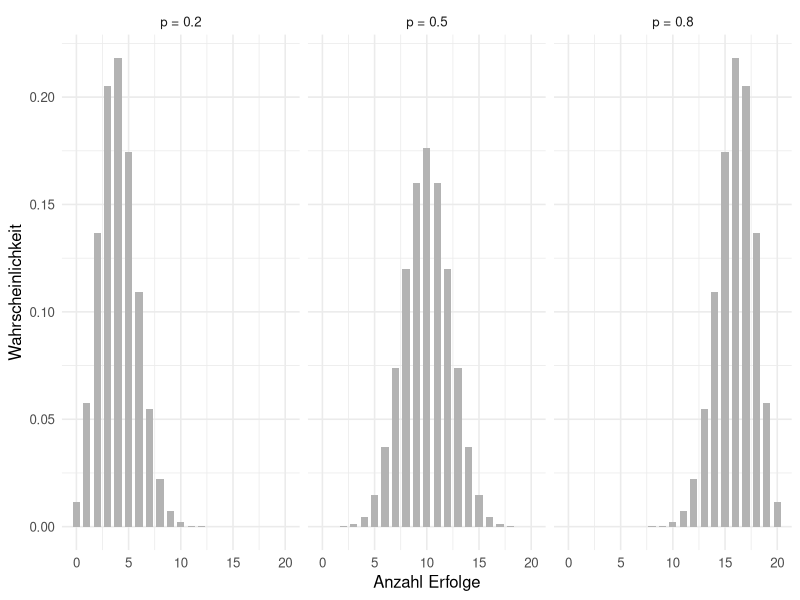
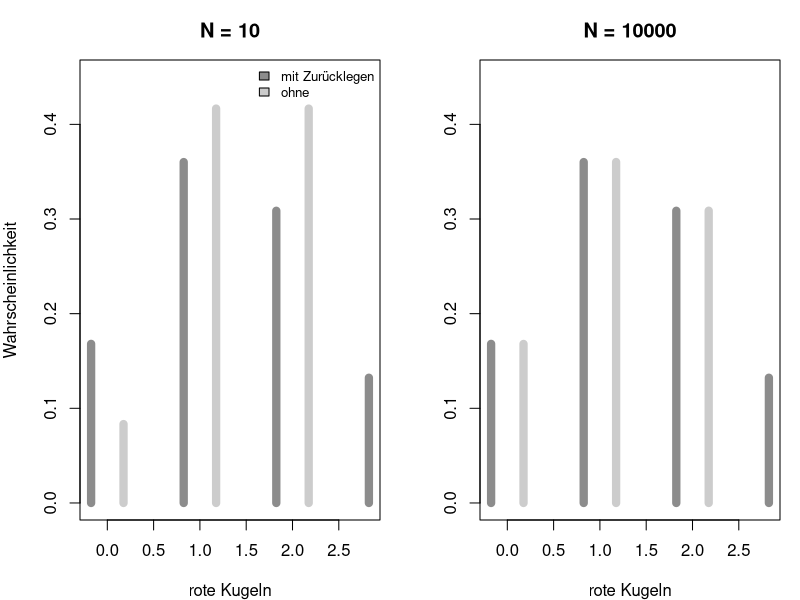
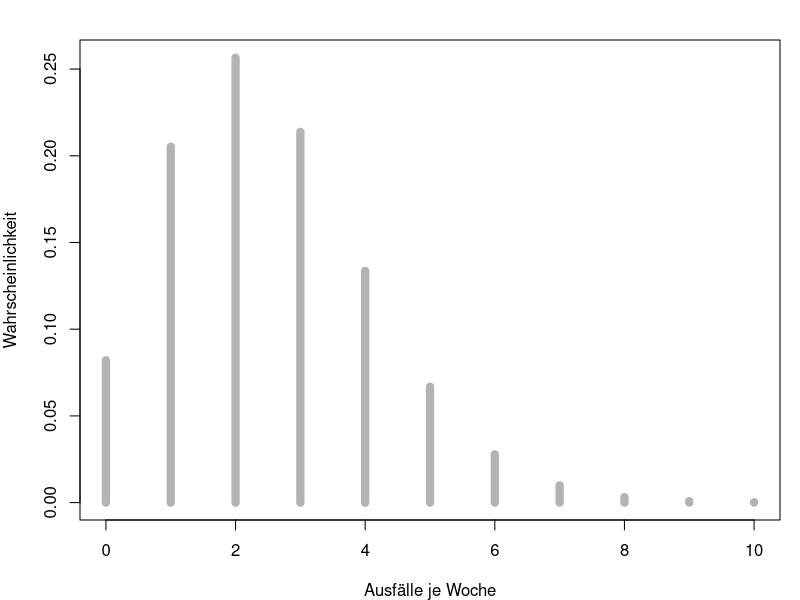
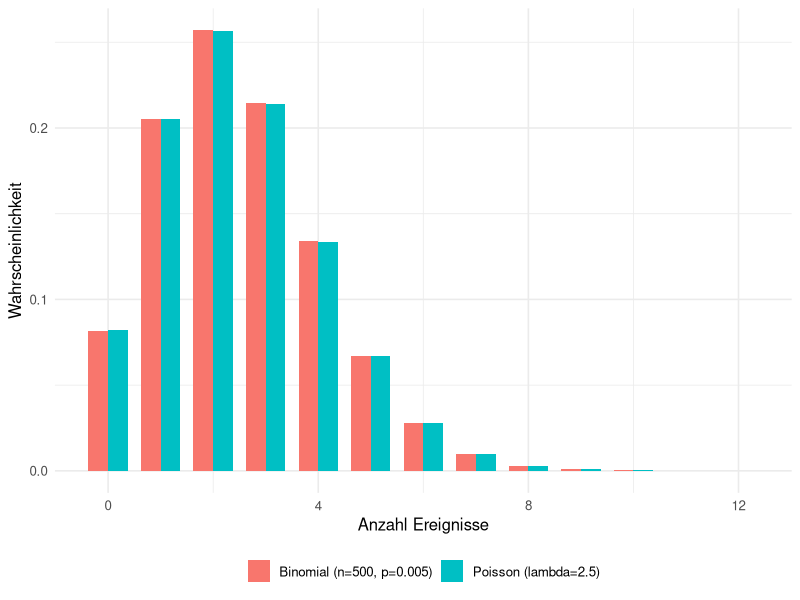

Here is the R script that generated these plots, in order:
## ---- chunk 1
#| label: setup-r
#| include: false
library(ggplot2)

theme_set(theme_minimal(base_size = 12))

lehmer <- function(saat, anzahl) {
  s <- saat
  raus <- numeric(anzahl)
  for (k in seq_len(anzahl)) {
    s <- (16807 * s) %% 2147483647
    raus[k] <- s / 2147483647
  }
  raus
}
## ---- chunk 2
#| label: fig-b1-diskret-r
#| fig-cap: "Beispiel 1: Binomialverteilung für n = 20 bei drei Erfolgswahrscheinlichkeiten."
#| fig-height: 3.2
n <- 5; k <- 2; p <- 0.3

round(c(wege = choose(n, k),
        ein_weg = p^k * (1 - p)^(n - k),
        von_hand = choose(n, k) * p^k * (1 - p)^(n - k),
        eingebaut = dbinom(k, size = n, prob = p)), 6)

round(c(erwartungswert = n * p, varianz = n * p * (1 - p)), 4)

# Die ganze Verteilung
round(dbinom(0:5, size = 5, prob = 0.3), 4)
sum(dbinom(0:5, size = 5, prob = 0.3))

gitter <- expand.grid(k = 0:20, p = c(0.2, 0.5, 0.8))
gitter$dichte <- dbinom(gitter$k, size = 20, prob = gitter$p)
gitter$p_label <- paste("p =", gitter$p)

ggplot(gitter, aes(k, dichte)) +
  geom_col(fill = "grey70", width = 0.7) +
  facet_wrap(~ p_label) +
  labs(x = "Anzahl Erfolge", y = "Wahrscheinlichkeit")
## ---- chunk 3
#| label: b2-diskret-r
round(c(
  genau_3 = dbinom(3, 10, 0.3),
  hoechstens_3 = pbinom(3, 10, 0.3),
  mehr_als_3 = 1 - pbinom(3, 10, 0.3),
  mindestens_3 = 1 - pbinom(2, 10, 0.3),
  zwischen_2_und_5 = pbinom(5, 10, 0.3) - pbinom(1, 10, 0.3)
), 6)

# q ist die Umkehrung von p, aber nur naeherungsweise: die Verteilung springt
round(c(q_95 = qbinom(0.95, 10, 0.3),
        p_bei_5 = pbinom(5, 10, 0.3),
        p_bei_4 = pbinom(4, 10, 0.3)), 4)

# Zufallszahlen, hier deterministisch ueber die Quantilfunktion
qbinom(lehmer(3141, 8), size = 10, prob = 0.3)
## ---- chunk 4
#| label: fig-b3-diskret-r
#| fig-cap: "Beispiel 3: mit und ohne Zurücklegen, links bei zehn Kugeln, rechts bei zehntausend."
#| fig-height: 3.2
N <- 10; K <- 3; n <- 5
k <- 0:3

round(rbind(
  binomial = dbinom(k, size = n, prob = K / N),
  hypergeometrisch = dhyper(k, m = K, n = N - K, k = n)
), 4)

round(c(
  ew_beide = n * K / N,
  var_binomial = n * (K / N) * (1 - K / N),
  var_hypergeometrisch = n * (K / N) * (1 - K / N) * (N - n) / (N - 1),
  korrekturfaktor = (N - n) / (N - 1)
), 4)

# Bei grosser Grundgesamtheit verschwindet der Unterschied
round(dhyper(k, m = 3000, n = 7000, k = 5), 4)

par(mfrow = c(1, 2), mar = c(4, 4, 3, 1))
breite <- 0.35
plot(k - breite / 2, dbinom(k, n, K / N), type = "h", lwd = 8, col = "grey55",
     ylim = c(0, 0.45), xlab = "rote Kugeln", ylab = "Wahrscheinlichkeit",
     main = "N = 10")
points(k + breite / 2, dhyper(k, K, N - K, n), type = "h", lwd = 8,
       col = "grey80")
legend("topright", legend = c("mit Zurücklegen", "ohne"),
       fill = c("grey55", "grey80"), bty = "n", cex = 0.8)

plot(k - breite / 2, dbinom(k, n, 0.3), type = "h", lwd = 8, col = "grey55",
     ylim = c(0, 0.45), xlab = "rote Kugeln", ylab = "",
     main = "N = 10000")
points(k + breite / 2, dhyper(k, 3000, 7000, 5), type = "h", lwd = 8,
       col = "grey80")
par(mfrow = c(1, 1))
## ---- chunk 5
#| label: fig-b4-diskret-r
#| fig-cap: "Beispiel 4: Poissonverteilung mit lambda = 2.5."
#| fig-height: 3
lambda <- 2.5
k <- 0:10

round(dpois(k, lambda), 4)

ew <- sum(k * dpois(k, lambda))
varianz <- sum((k - ew)^2 * dpois(k, lambda))
round(c(lambda = lambda, erwartungswert = ew, varianz = varianz), 4)

round(c(keine_ausfaelle = dpois(0, lambda),
        hoechstens_2 = ppois(2, lambda),
        mindestens_5 = 1 - ppois(4, lambda)), 4)

par(mar = c(4, 4, 2, 1))
plot(k, dpois(k, lambda), type = "h", lwd = 8, col = "grey70",
     xlab = "Ausfälle je Woche", ylab = "Wahrscheinlichkeit")
## ---- chunk 6
#| label: fig-b5-diskret-r
#| fig-cap: "Beispiel 5: Binomialverteilung mit n = 500 und p = 0.005 gegen die Poissonverteilung."
#| fig-height: 3.2
k <- 0:12
vergleich <- data.frame(
  k = rep(k, 2),
  dichte = c(dbinom(k, size = 500, prob = 0.005), dpois(k, 2.5)),
  modell = rep(c("Binomial (n=500, p=0.005)", "Poisson (lambda=2.5)"),
               each = length(k))
)

ggplot(vergleich, aes(k, dichte, fill = modell)) +
  geom_col(position = "dodge", width = 0.75) +
  labs(x = "Anzahl Ereignisse", y = "Wahrscheinlichkeit", fill = NULL) +
  theme(legend.position = "bottom")

# Wie gut ist die Naeherung bei gleichem Erwartungswert?
for (paar in list(c(500, 0.005), c(50, 0.05), c(10, 0.25), c(5, 0.5))) {
  nb <- paar[1]; pb <- paar[2]
  abweichung <- max(abs(dbinom(k, nb, pb) - dpois(k, nb * pb)))
  cat(sprintf("n = %4.0f | p = %5.3f | lambda = %.2f | max. Abweichung %.5f | Var %.3f gegen %.3f\n",
              nb, pb, nb * pb, abweichung, nb * pb * (1 - pb), nb * pb))
}
